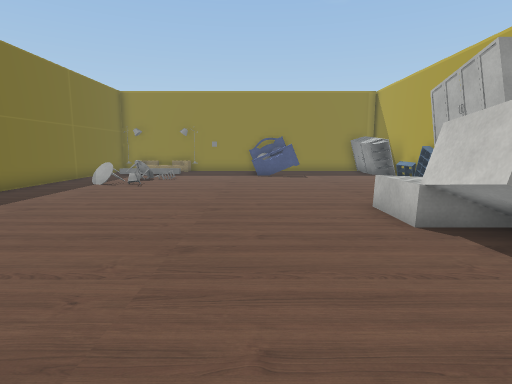
View 1 (above)

23 first-person views from a walk through a scene from a Unity 3-D project. The camera is 1.4 m above the floor, tilts 8° down and sees 80° across. The floor is counted in squares, 1 m on a side. Each view is taken from the middle of a square. On the plan, view 1 faces up. The plan holds only what a view shows up to about 14 squares ahead; the rest is blank. Door leaves are left out, so doorways stand open. Some surface patterns are stand-ins.

View 2
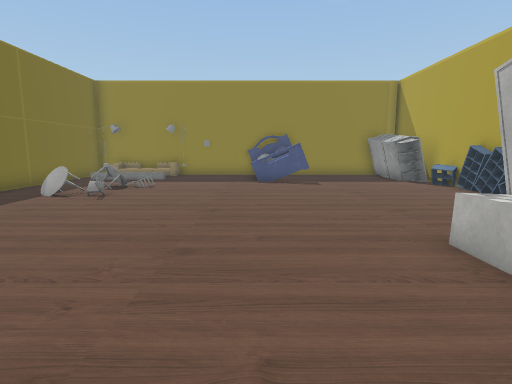

View 3
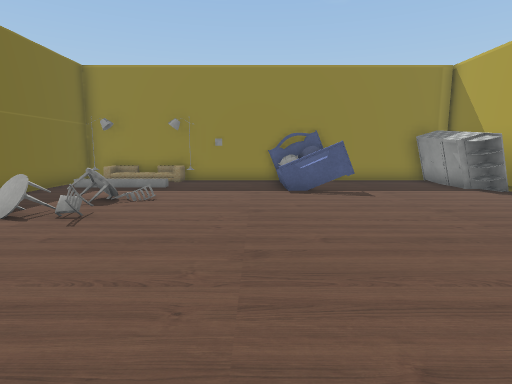

View 4
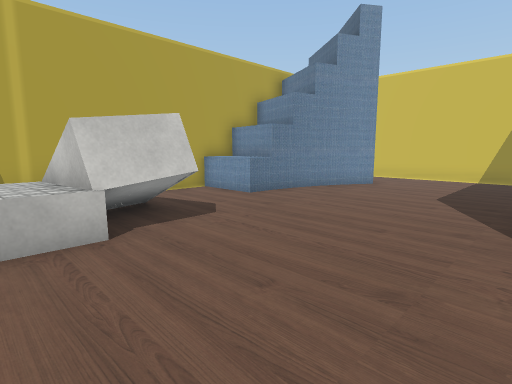

View 5
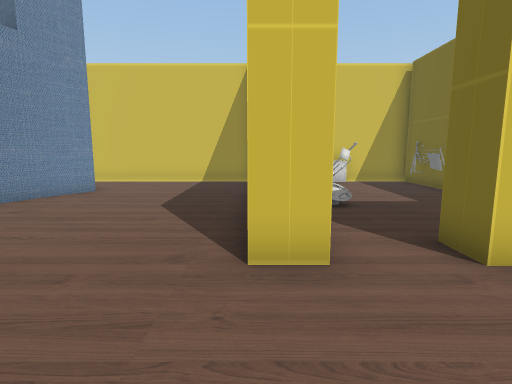

View 6
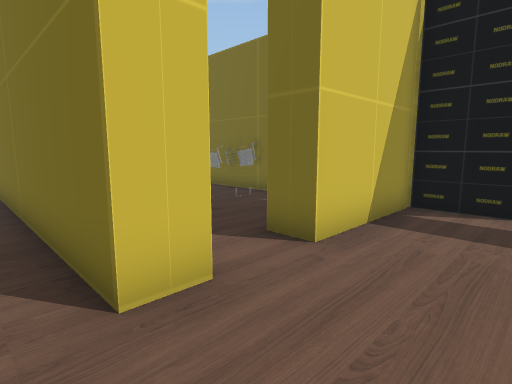

View 7
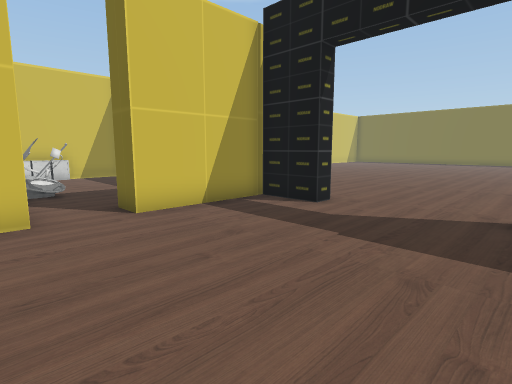

View 8
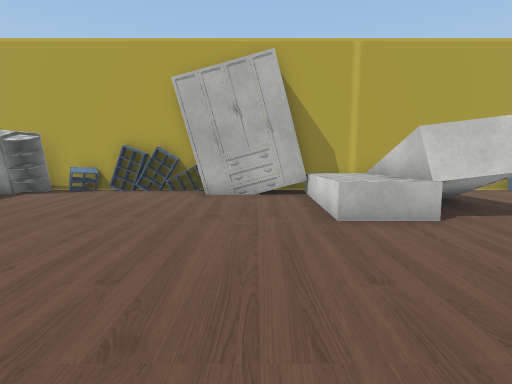

View 9
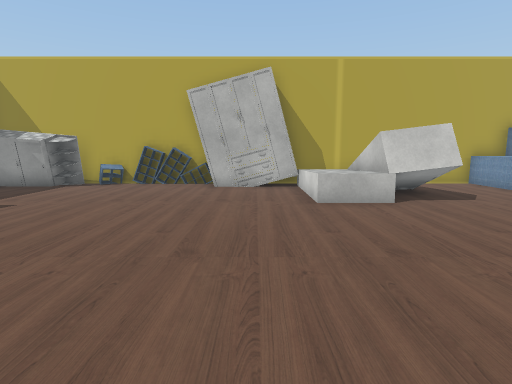

View 10
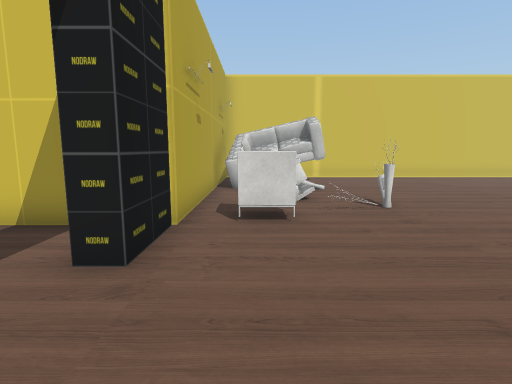

View 11
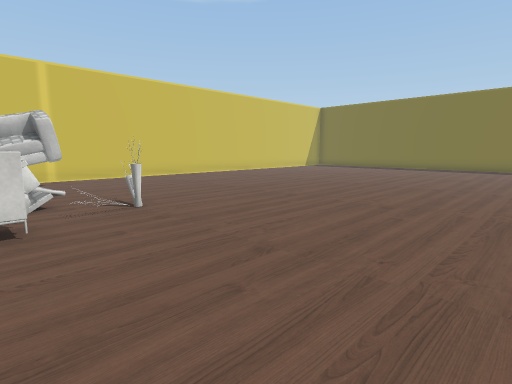

View 12
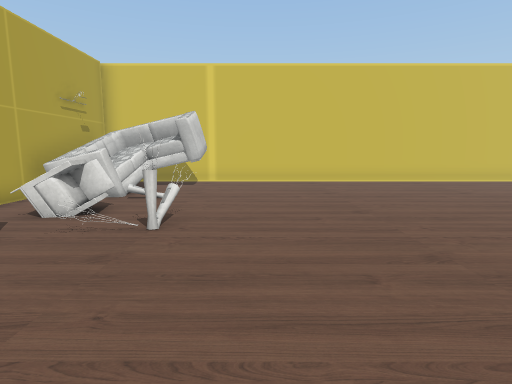

View 13
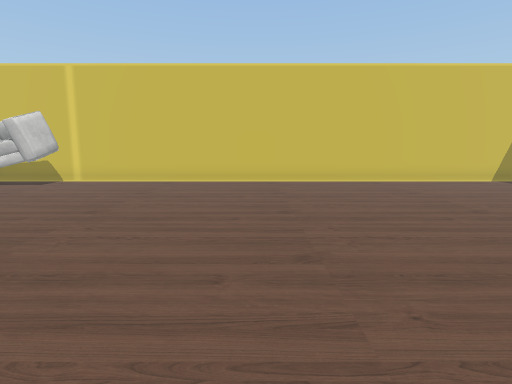

View 14
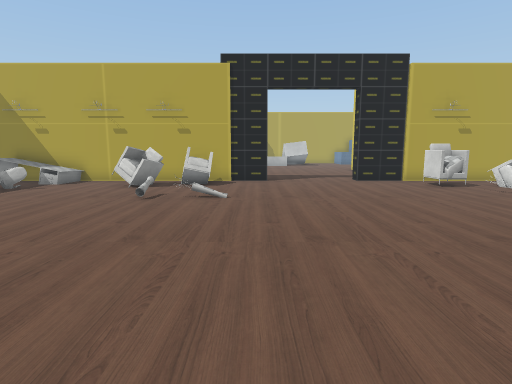

View 15
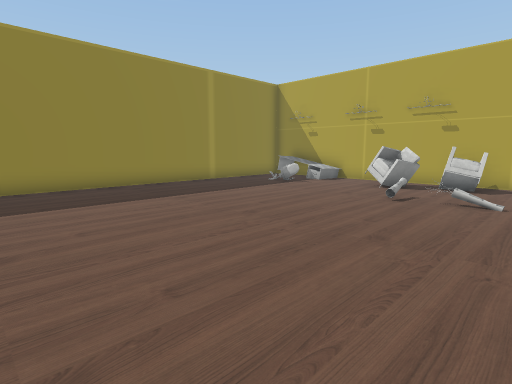

View 16
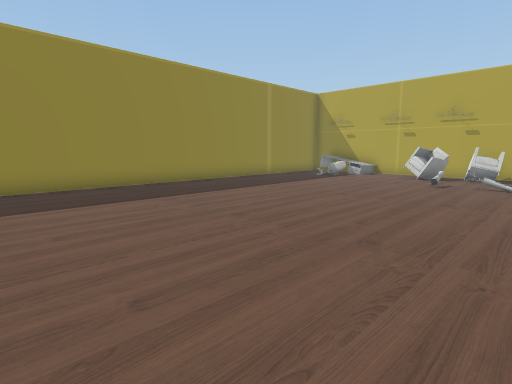

View 17
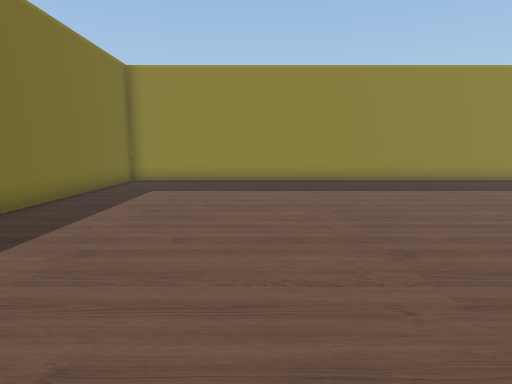

View 18
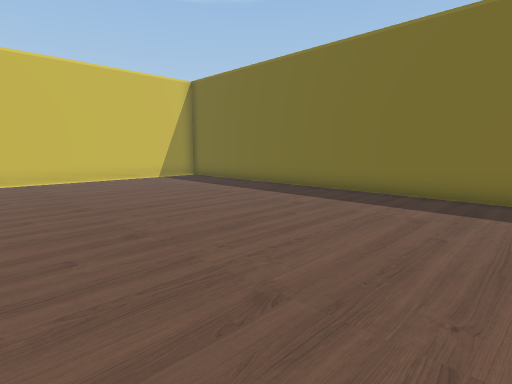

View 19
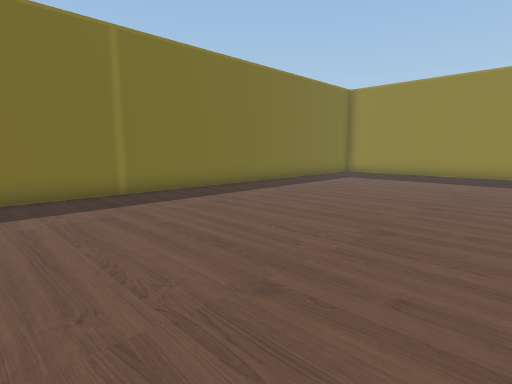

View 20
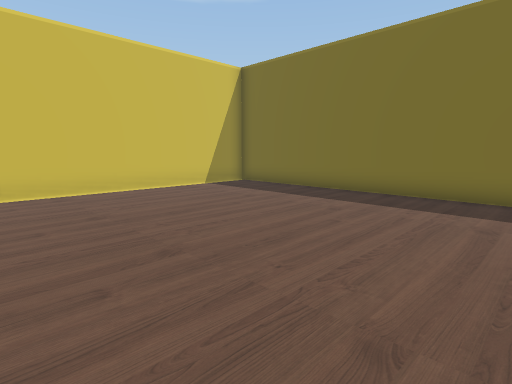

View 21
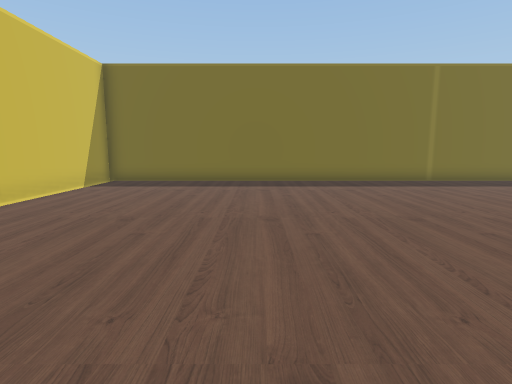

View 22
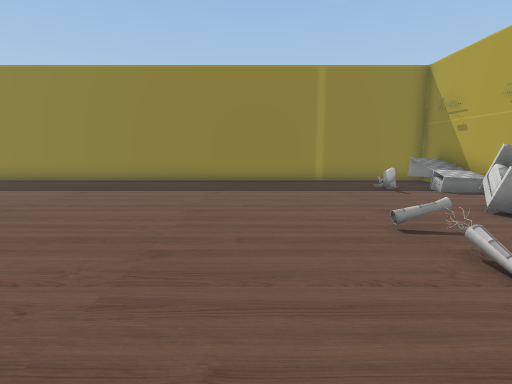

View 23
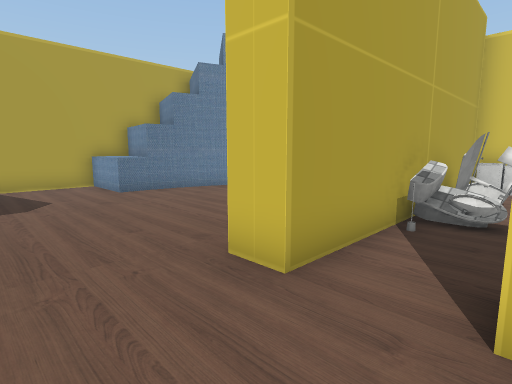

### Floor plan
Ten units are one square. View 1 is at (0, 0); x grows to the right and y downward. Boxes are objects, and circles mark ways between rooms. Rooms are numbered by the first view taken in them; rooms with no view inside come last. Other rooms are left out.
<svg viewBox="-351 -203 432 293">
<path fill="none" stroke="#000" d="M-29 -14 -19 -14 -19 69M76 -81 76 -98M76 -108 76 -171M51 -2 76 -2M-95 -74 -95 -84M50 8 51 -2M-95 -35 -88 -35 -88 -15M49 19 50 8 76 12 76 -78M-96 -14 -48 -14M46 28 49 17M39 45 43 36 46 27M66 -198 -85 -198 -85 -100M34 52 39 44M-18 85 52 85M-95 -84 -95 -198 -346 -198 -346 85 -106 85M-95 69 -95 -35M-85 30 -85 85 -29 85M-29 15 -29 -14M-29 74 -29 34"/>
<rect x="-75" y="-195" width="10" height="10" fill="#bbb"><title>sofa</title></rect>
<rect x="-65" y="-135" width="10" height="20" fill="#bbb"><title>table</title></rect>
<rect x="-65" y="-145" width="20" height="10" fill="#bbb"><title>table</title></rect>
<rect x="-55" y="-125" width="10" height="10" fill="#bbb"><title>chair</title></rect>
<rect x="15" y="-195" width="10" height="40" fill="#bbb"><title>bed</title></rect>
<rect x="25" y="-55" width="40" height="20" fill="#bbb"><title>cabinet</title></rect>
<rect x="25" y="-75" width="50" height="30" fill="#bbb"><title>cabinet</title></rect>
<rect x="55" y="-115" width="20" height="40" fill="#bbb"><title>cabinet</title></rect>
<rect x="55" y="-195" width="20" height="40" fill="#bbb"><title>cabinet</title></rect>
<rect x="65" y="-115" width="10" height="10" fill="#bbb"><title>rack</title></rect>
<rect x="65" y="-125" width="10" height="10" fill="#bbb"><title>rack</title></rect>
<rect x="65" y="-135" width="10" height="10" fill="#bbb"><title>rack</title></rect>
<rect x="65" y="-155" width="10" height="10" fill="#bbb"><title>rack</title></rect>
<rect x="-155" y="5" width="20" height="20" fill="#bbb"><title>vase</title></rect>
<rect x="-145" y="35" width="50" height="40" fill="#bbb"><title>sofa</title></rect>
<rect x="-145" y="-5" width="10" height="10" fill="#bbb"><title>vase</title></rect>
<rect x="-145" y="-105" width="10" height="10" fill="#bbb"><title>vase</title></rect>
<rect x="-135" y="-5" width="10" height="10" fill="#bbb"><title>vase</title></rect>
<rect x="-125" y="5" width="20" height="20" fill="#bbb"><title>chair</title></rect>
<rect x="-125" y="-15" width="20" height="20" fill="#bbb"><title>chair</title></rect>
<rect x="-125" y="-135" width="20" height="20" fill="#bbb"><title>chair</title></rect>
<rect x="-125" y="-165" width="10" height="10" fill="#bbb"><title>chair</title></rect>
<rect x="-115" y="-115" width="20" height="20" fill="#bbb"><title>chair</title></rect>
<rect x="-105" y="-195" width="10" height="10" fill="#bbb"><title>table</title></rect>
<rect x="-85" y="65" width="10" height="10" fill="#bbb"><title>other object</title></rect>
<rect x="-85" y="55" width="10" height="10" fill="#bbb"><title>other object</title></rect>
<rect x="-85" y="35" width="10" height="20" fill="#bbb"><title>other object</title></rect>
<rect x="-65" y="75" width="10" height="10" fill="#bbb"><title>other object</title></rect>
<rect x="-55" y="75" width="10" height="10" fill="#bbb"><title>other object</title></rect>
<rect x="-45" y="75" width="10" height="10" fill="#bbb"><title>other object</title></rect>
<rect x="-45" y="25" width="10" height="10" fill="#bbb"><title>shower</title></rect>
<rect x="-35" y="75" width="10" height="10" fill="#bbb"><title>other object</title></rect>
<rect x="-35" y="25" width="10" height="10" fill="#bbb"><title>toilet</title></rect>
<rect x="-35" y="15" width="10" height="10" fill="#bbb"><title>other object</title></rect>
<circle cx="-107" cy="-65" r="3" fill="#2a7"/>
<circle cx="-35" cy="-10" r="3" fill="#2a7"/>
<text x="0" y="-80">1</text>
<text x="-220" y="-60">2</text>
<text x="-60" y="40">3</text>
</svg>
Room 1 opens to room 2. Room 1 opens to room 3.

Where each view was taken, in squares from view 1:
view 1: 0 up, 0 right, facing up
view 2: 3 up, 0 right, facing up
view 3: 6 up, 1 left, facing up
view 4: 7 up, 2 left, facing down-right
view 5: 5 up, 2 left, facing down
view 6: 4 up, 1 left, facing down-left
view 7: 8 up, 2 left, facing down-left
view 8: 9 up, 3 left, facing right
view 9: 9 up, 5 left, facing right
view 10: 7 up, 11 left, facing down
view 11: 7 up, 11 left, facing down-left
view 12: 5 up, 16 left, facing down
view 13: 5 up, 22 left, facing down
view 14: 8 up, 23 left, facing right
view 15: 8 up, 23 left, facing up-right
view 16: 8 up, 27 left, facing up-right
view 17: 6 up, 29 left, facing up
view 18: 6 up, 25 left, facing down-left
view 19: 2 up, 25 left, facing up-left
view 20: 2 up, 25 left, facing down-left
view 21: 2 down, 21 left, facing left
view 22: 6 up, 17 left, facing up
view 23: 4 up, 5 left, facing down-right
